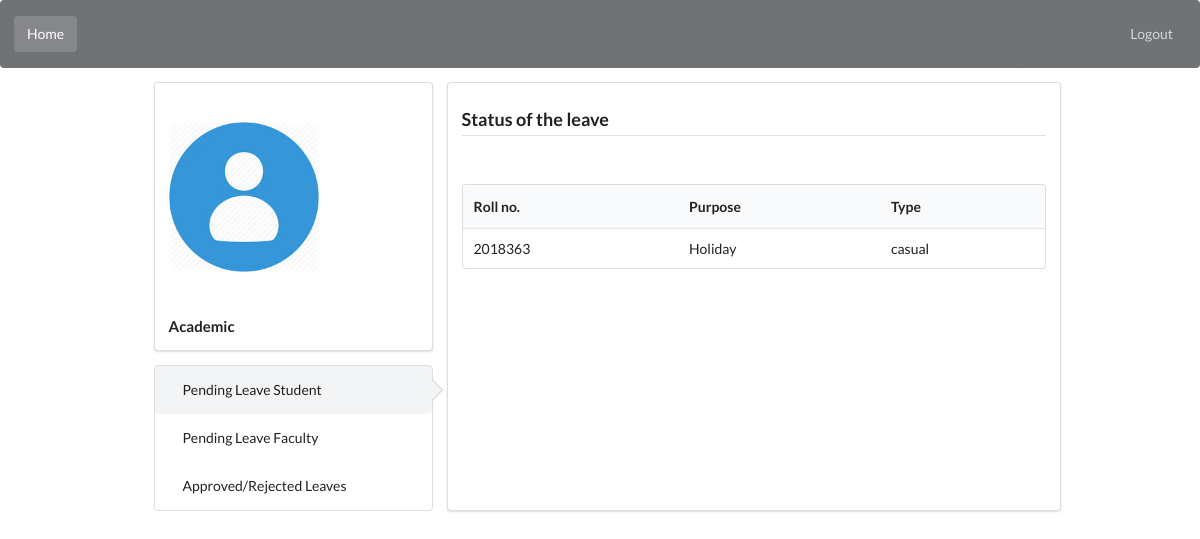
Page /acad_pend.php (signed in) on the committed database.
### tables this page shows
CREATE TABLE IF NOT EXISTS `application_student` (
  `roll_no` varchar(10) NOT NULL,
  `strdate` date NOT NULL,
  `endate` date NOT NULL,
  `type` varchar(10) NOT NULL,
  `purpose` varchar(30) NOT NULL,
  `status` varchar(10) NOT NULL,
  `result` varchar(10) NOT NULL,
  PRIMARY KEY (`roll_no`,`strdate`)
);

### acad_pend.php (the view, shortened to what this page needs)
<?php
if(isset($_SESSION['IS_AUTHENTICATED']) && $_SESSION['IS_AUTHENTICATED'] == 1){
$link = mysqli_connect('localhost', 'root', '');
$qry = "SELECT roll_no,strdate,purpose,type from application_student where status='Acad' and result='pending'";
$result = mysqli_query($link,$qry);
echo'<html>
	<head>
		<link rel="stylesheet" type="text/css" href="/ApplicationTracker/semantic.min.css">
		<link rel="stylesheet" type="text/css" href="semantic.css">
		<link rel="stylesheet" type="text/css" href="semantic.min.js">
		<link rel="stylesheet" type="text/css" href="semantic.js">
		<script src="https://ajax.googleapis.com/ajax/libs/jquery/3.4.1/jquery.min.js"></script>
		<meta charset="utf-8">
	</head>
	<body>
		<div class="ui secondary inverted segment">
	  		<div class="ui inverted secondary menu">
		    	<a class="active item">
		      		Home
		    	</a>
		    	<a class=" right aligned item" href="/ApplicationTracker/logout.php">
		      		Logout
		    	</a>
	  		</div>
		</div>
		<div class="ui stackable four column grid">
			<div class="two wide column">
			</div>
			<div class="column">
				<div class="ui segment">
					<div class="ui small image" style="display:block;">
	  					<svg width="150" height="200">
	    					<image xlink:href="14.jpg" x="0" y="0" width="100%" height="100%"></image>
	  					</svg>
	  					<br>
	  					<div>
	  						<h4>Academic</h4>
	  					</div>
					</div>
				</div>
				<div class="ui vertical steps" style="display:block;">
					<a href="/ApplicationTracker/acad_pend_stud.php"><div class="ui active step">
						Pending Leave Student
					</div></a>
					<a href="/ApplicationTracker/acad_pend_fac.php"><div class="ui step">
						Pending Leave Faculty
					</div></a>
					<a href="/ApplicationTracker/acad_approv.php"><div class="ui step">
						Approved/Rejected Leaves
					</div></a>
				</div>
			</div>
			<div class="ui padded segment eight wide column">
			<div class="column">
			<div class="ui dividing header">
				Status of the leave
			</div>
			<br>
	<table class="ui unstackable table"><thead><th>Roll no.</th><th>Purpose</th><th>Type</th></thead><tbody>';
 if($result){
	 while($info=mysqli_fetch_array($result)){
	 	echo '<tr class="clickable-row" data-href="/ApplicationTracker/application.php/?roll_no='.$info['roll_no'].'">
	 			  <td>'.$info['roll_no'].'</td>
	 			  <td>'.$info['purpose'].'</td>
	 			  <td>'.$info['type'].'</td></tr></a>';
	 }
	}
 echo '</tbody></table>
		</div>
			</div>
			<div class="two wide column">
			</div>
		</div>
		<script>
			function change()
			{
				var k;
				for(var i = 0; i < 100; i++)
				{
					var k = document.getElementById(i.toString(10)).innerHTML;
					if(k == "pending")
					{
						$("#"+i.toString(10)).addClass("ui yellow message");
					}
					else if(k == "casual")
					{
						$("#"+i.toString(10)).addClass("positive");
					}
				}
			}
		</script>
		<script>
			$(document).ready(function($)
			{
		    	$(".clickable-row").click(function()
		    	{
		        	window.location = $(this).data("href");
		    	});
			});
		</script>
	</body>
</html>';
 }
 ?>

### rows in the picture
application_student: roll_no "2018363", purpose "Holiday", type "casual"
